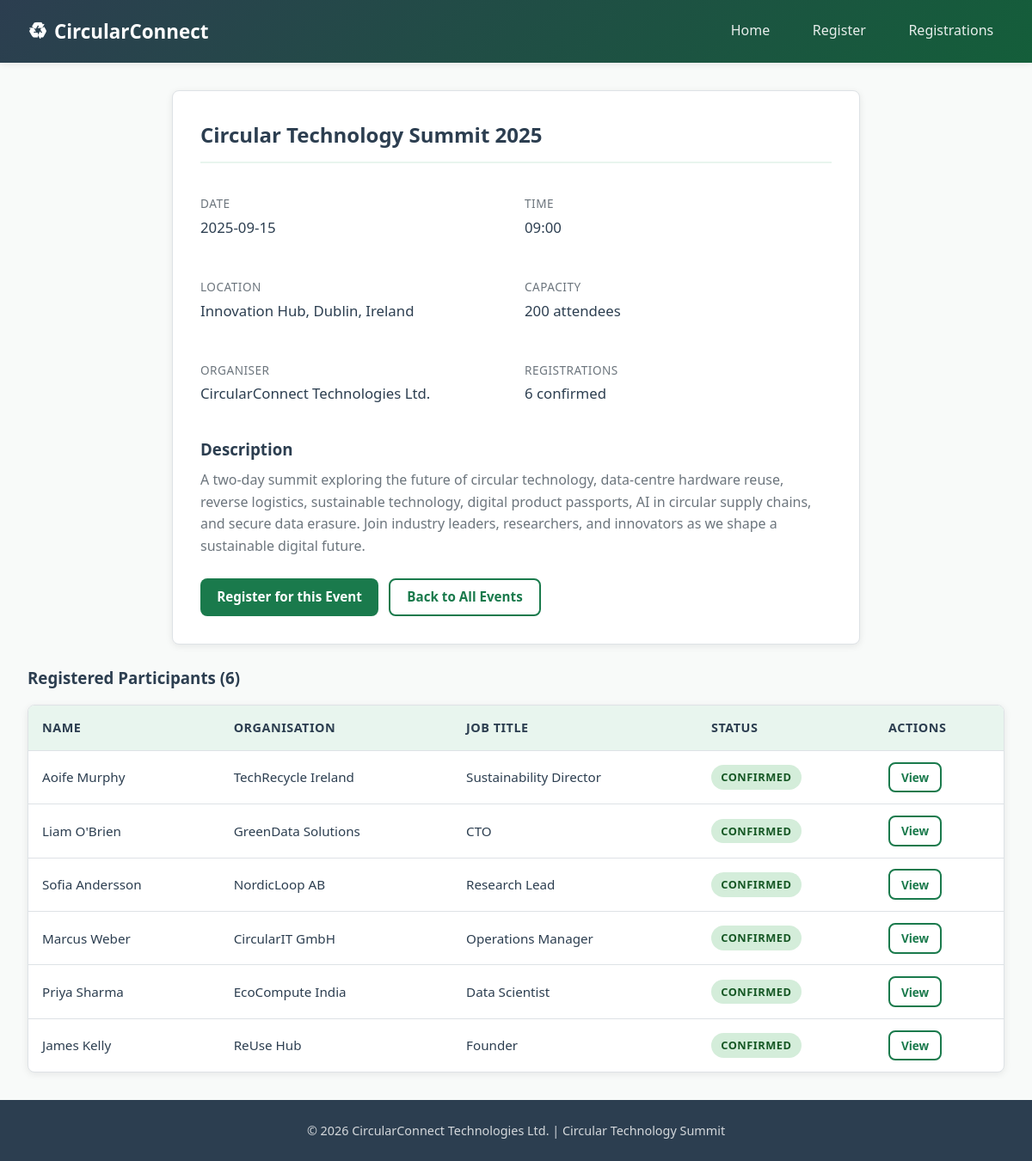
Before: /event/1 with the older database file.
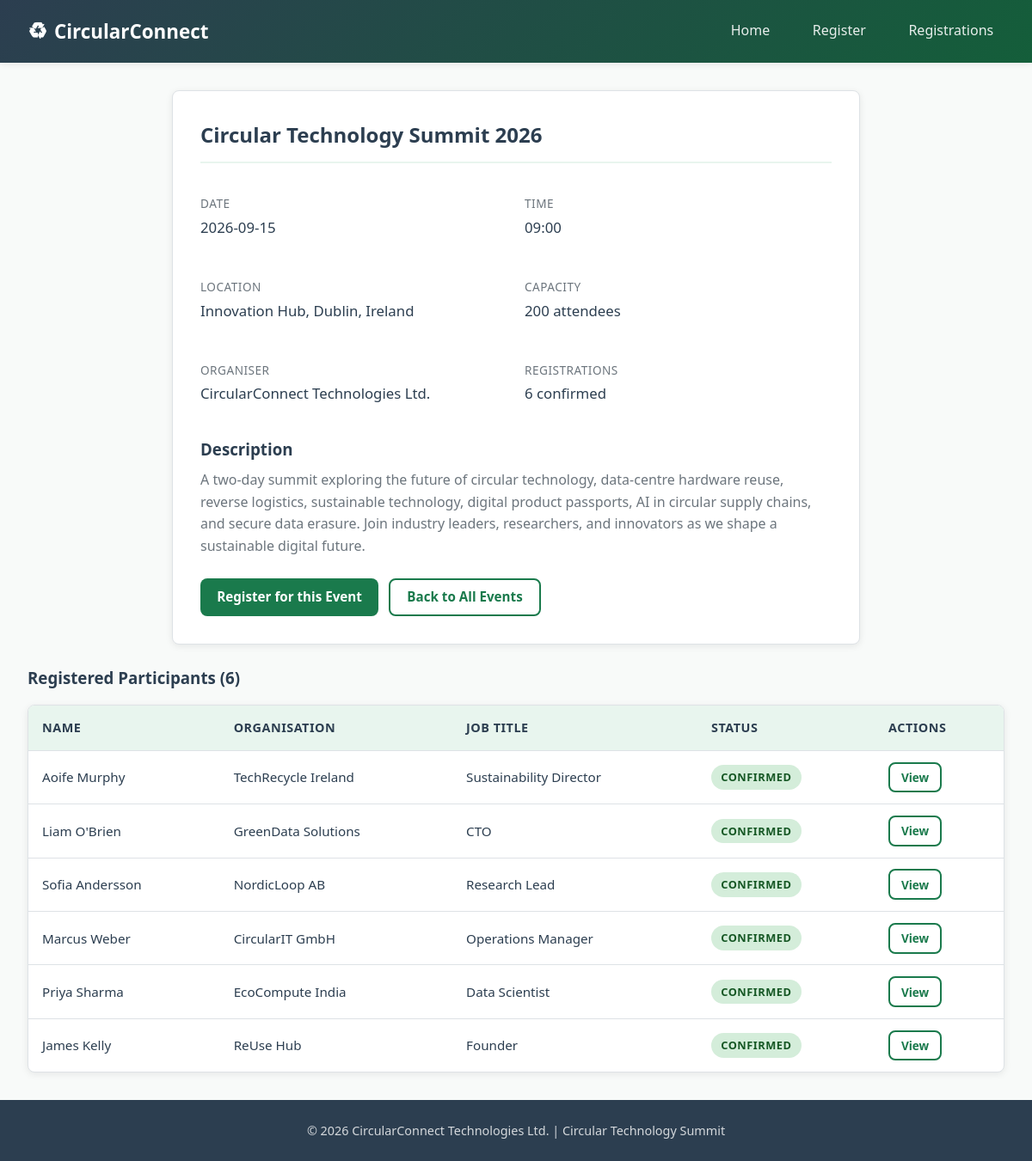
After: the same page with the newer database file.
### tables this page shows
CREATE TABLE events (
            id INTEGER PRIMARY KEY AUTOINCREMENT,
            title TEXT NOT NULL,
            description TEXT,
            date TEXT NOT NULL,
            time TEXT NOT NULL,
            location TEXT NOT NULL,
            capacity INTEGER NOT NULL,
            organiser TEXT NOT NULL,
            created_at TEXT DEFAULT CURRENT_TIMESTAMP
        );

### app.py (the view)
@app.route('/event/<int:event_id>')
def event_detail(event_id):
    conn = get_db()
    event = conn.execute('SELECT * FROM events WHERE id = ?', (event_id,)).fetchone()
    registrations = conn.execute(
        'SELECT * FROM registrations WHERE event_id = ? ORDER BY registered_at DESC',
        (event_id,)
    ).fetchall()
    registration_count = len(registrations)
    conn.close()
    if event is None:
        flash('Event not found.', 'error')
        return redirect(url_for('index'))
    return render_template('event_detail.html', event=event,
                           registrations=registrations,
                           registration_count=registration_count)

### app.py (called while the page is built)
def get_db():
    conn = sqlite3.connect(DATABASE)
    conn.row_factory = sqlite3.Row
    conn.execute("PRAGMA foreign_keys = ON")
    return conn

### templates/event_detail.html (shortened to what this page needs)
{% extends "base.html" %}
{% block content %}
<div class="detail-container">
    <h2>{{ event['title'] }}</h2>
    <div class="detail-grid">
        <div class="detail-item">
            <div class="label">Date</div>
            <div class="value">{{ event['date'] }}</div>
        </div>
        <div class="detail-item">
            <div class="label">Time</div>
            <div class="value">{{ event['time'] }}</div>
        </div>
        <div class="detail-item">
            <div class="label">Location</div>
            <div class="value">{{ event['location'] }}</div>
        </div>
        <div class="detail-item">
            <div class="label">Capacity</div>
            <div class="value">{{ event['capacity'] }} attendees</div>
        </div>
        <div class="detail-item">
            <div class="label">Organiser</div>
            <div class="value">{{ event['organiser'] }}</div>
        </div>
        <div class="detail-item">
            <div class="label">Registrations</div>
            <div class="value">{{ registration_count }} confirmed</div>
        </div>
    </div>
    <div class="mt-3">
        <h3 style="margin-bottom: 0.5rem;">Description</h3>
        <p style="color: var(--text-light);">{{ event['description'] }}</p>
    </div>
    <div class="btn-group mt-3">
        <a href="{{ url_for('register') }}?event_id={{ event['id'] }}" class="btn btn-primary">Register for this Event</a>
        <a href="{{ url_for('index') }}" class="btn btn-outline">Back to All Events</a>
    </div>
</div>
{% if registrations %}
<div class="mt-3">
    <h3 style="margin-bottom: 1rem;">Registered Participants ({{ registration_count }})</h3>
    <div class="table-container">
        <table>
            <thead>
                <tr>
                    <th>Name</th>
                    <th>Organisation</th>
                    <th>Job Title</th>
                    <th>Status</th>
                    <th>Actions</th>
                </tr>
            </thead>
            <tbody>
                {% for reg in registrations %}
                <tr>
                    <td>{{ reg['first_name'] }} {{ reg['last_name'] }}</td>
                    <td>{{ reg['organisation'] or '—' }}</td>
                    <td>{{ reg['job_title'] or '—' }}</td>
                    <td>
                        <span class="badge badge-{{ reg['status'] }}">{{ reg['status'] }}</span>
                    </td>
                    <td>
                        <a href="{{ url_for('registration_detail', reg_id=reg['id']) }}" class="btn btn-outline btn-sm">View</a>
                    </td>
                </tr>
                {% endfor %}
            </tbody>
        </table>
    </div>
</div>
{% endif %}
{% endblock %}

Changed rows visible on the page:
changed events "Innovation Hub, Dublin, Ireland": title "Circular Technology Summit 2025" → "Circular Technology Summit 2026"; date "2025-09-15" → "2026-09-15"
